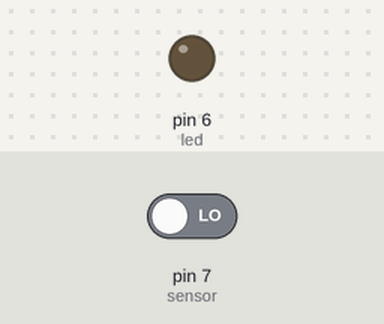
The sketch below on a simulated Arduino Uno, built with avr-gcc and run on an emulated ATmega328P. Parts: output pins drawn as LEDs (lit = HIGH). The inputs (shaded band) are chosen by the test bench; at power-on: pin 7 (sensor) LOW.

Above: at 1.2 s.
1.3 s: pin 7 (sensor) driven HIGH
At 1.7 s:
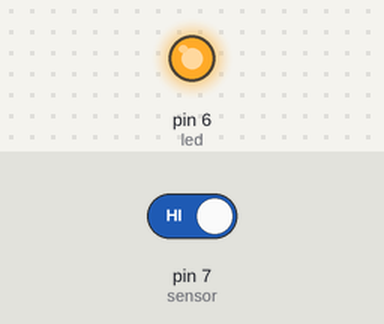
Timing chart, 0 to 4.3 s (numbered marks = the images above; inputs shaded):
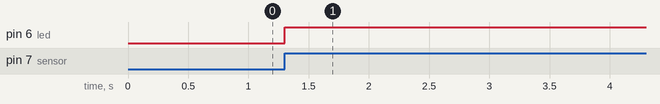

Measured:
- after the input at 1.3 s, pin 6 (led): LOW → HIGH at once

The sketch:

code.ino
```cpp
int led = 6;
int sensor = 7;

void setup() {
  pinMode(led, OUTPUT);
  pinMode(sensor, INPUT);
}

void loop() {
  int movimento = digitalRead(sensor);

  if (movimento == HIGH) {
    digitalWrite(led, HIGH);
    delay(5000);
  } else {
    digitalWrite(led, LOW);
  }
}
```
